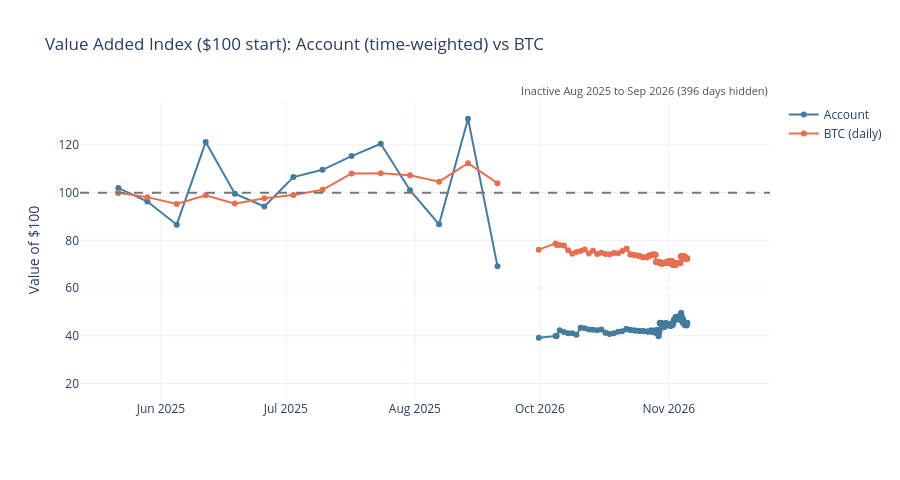

Notebook source saved alongside this figure:
### Markdown cell above
## Account vs BTC

The daily account-vs-BTC comparison uses a time-weighted return across all wallets, so deposits, withdrawals, and transfers do not move it.

### Code cell
analytics.show_account_vs_btc()

### Figure 1 — Plotly figure (JSON) as saved in the notebook; plotly's stock layout.template omitted (floating-point values rounded to 4 significant figures; data arrays with more than 128 entries replaced by an {"elided": "..."} marker saying what was removed)
{"data": [{"line": {"color": "#457b9d"}, "mode": "lines+markers", "name": "Account", "type": "scatter", "x": {"elided": "282 str values"}, "y": {"elided": "282 float values"}}, {"line": {"color": "#e76f51"}, "mode": "lines+markers", "name": "BTC (daily)", "type": "scatter", "x": {"elided": "282 str values"}, "y": {"elided": "282 float values"}}], "layout": {"annotations": [{"font": {"color": "#52514e", "size": 11}, "showarrow": false, "text": "Inactive Aug 2025 to Sep 2026 (396 days hidden)", "x": "2026-09-26T00:00:00", "xanchor": "left", "xref": "x", "y": 1, "yanchor": "bottom", "yref": "y domain"}], "height": 480, "hovermode": "x unified", "shapes": [{"line": {"color": "#777", "dash": "dash"}, "type": "line", "x0": 0, "x1": 1, "xref": "x domain", "y0": 100, "y1": 100, "yref": "y"}], "title": {"text": "Value Added Index ($100 start): Account (time-weighted) vs BTC"}, "xaxis": {"rangebreaks": [{"bounds": ["2025-08-26T00:00:00", "2026-09-26T00:00:00"]}], "tickformat": "%b %Y", "tickmode": "array", "tickvals": ["2025-06-01T00:00:00", "2025-07-01T00:00:00", "2025-08-01T00:00:00", "2026-10-01T00:00:00", "2026-11-01T00:00:00"]}, "yaxis": {"title": {"text": "Value of $100"}}}}
